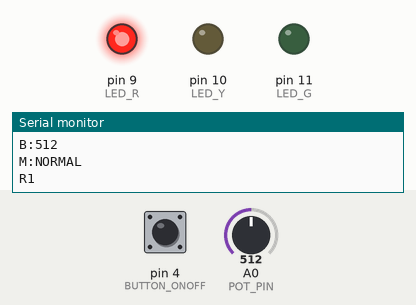
This program was run on a simulated Arduino Uno, built with avr-gcc and run on an emulated ATmega328P. Shown: output pins drawn as LEDs (lit = HIGH), the last lines printed to the serial monitor. Inputs (shaded band) come from the test bench; at power-on: A0 (POT_PIN) = 512, pin 4 (BUTTON_ONOFF) HIGH.

Above: at 1.2 s.
1.3 s: A0 (POT_PIN) set to 716
At 3.9 s:
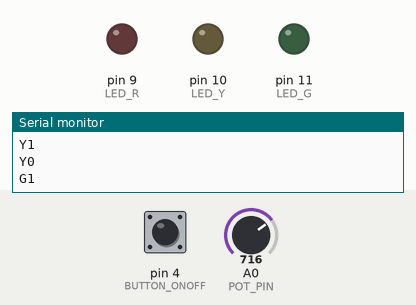
7.4 s: A0 (POT_PIN) set to 900
At 9.9 s:
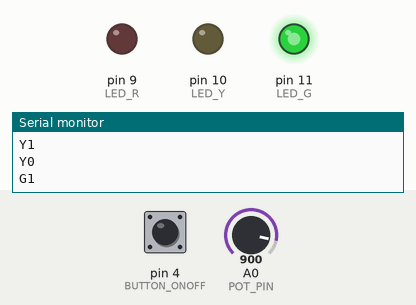
13.3 s: A0 (POT_PIN) set to 306
At 16.0 s:
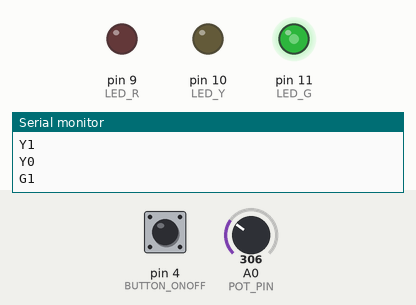
19.8 s: pin 4 (BUTTON_ONOFF) pulled LOW for 0.15 s
26.3 s: pin 4 (BUTTON_ONOFF) pulled LOW for 1 s
At 29.6 s:
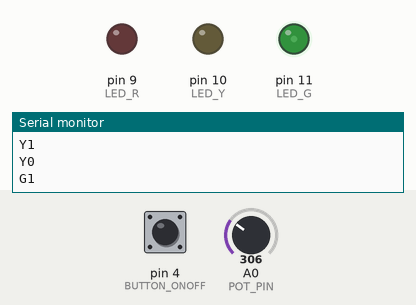
32.8 s: A0 (POT_PIN) set to 122
Timing chart, 0 to 40.1 s (numbered marks = the images above; inputs shaded):
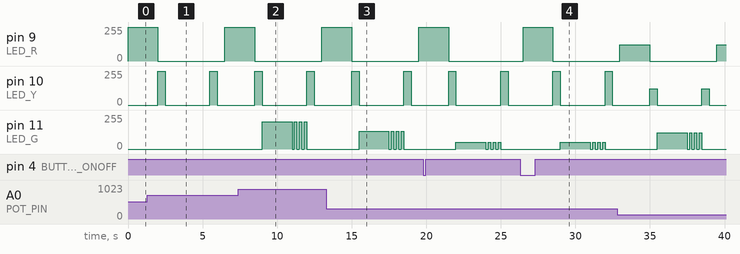

Measured:
- after the input at 26.3 s, pin 9 (LED_R): 0/255 → 255/255 after 0.19 s, → 0/255 2.0 s later; pin 10 (LED_Y): alternates 255/255 for 0.50 s and 0/255 for 3.0 s, starting after 2.2 s; pin 11 (LED_G): 0/255 → 50/255 after 2.7 s, then repeats every 0.33 s: 0/255 0.17 s, 50/255 0.17 s, until it stays 0/255 from 32.0 s
- by itself, pin 10 (LED_Y): alternates 255/255 for 0.50 s and 0/255 for 3.0 s

The program:

main.cpp
```cpp
// Arduino 라이브러리 포함 (기본 입출력 및 기타 함수 제공)
#include <Arduino.h>
// TaskScheduler 라이브러리 포함 (추후 태스크를 스케줄링할 때 사용)
#include <TaskScheduler.h>
// PinChangeInterrupt 라이브러리 포함 (핀 체인지 인터럽트를 사용하기 위함)
#include <PinChangeInterrupt.h>

// 스케줄러 객체 생성 (추후 여러 작업(task)을 동시에 실행할 필요가 있을 때 사용)
Scheduler runner;

// LED 핀 번호 설정
const int LED_R = 9;      // 빨간 LED가 연결된 핀 번호
const int LED_Y = 10;     // 노란 LED가 연결된 핀 번호
const int LED_G = 11;     // 초록 LED가 연결된 핀 번호
const int POT_PIN = A0;   // 아날로그 입력 핀 A0 (예: 가변저항, 밝기 센서 등 연결)

// 버튼 핀 번호 설정 (각 버튼은 내부 풀업(PULLUP) 저항 사용)
const int BUTTON_EMERGENCY = 2; // 비상(EMERGENCY) 모드 버튼 핀
const int BUTTON_BLINKING = 3;  // 깜빡임(BLINKING) 모드 버튼 핀
const int BUTTON_ONOFF = 4;     // 전원 ON/OFF 버튼 핀

// 함수 프로토타입 선언 (함수 정의가 loop() 아래에 있을 경우 미리 알려주기 위함)
void emergencyMode();    // 비상 모드로 전환하는 인터럽트 함수
void blinkingMode();     // 깜빡임 모드로 전환하는 인터럽트 함수
void onOffMode();        // 전원 ON/OFF 모드를 토글하는 인터럽트 함수
void serialEvent();      // 시리얼 통신으로 들어온 데이터를 처리하는 함수
void trafficLightCycle(); // 신호등(traffic light) 사이클을 실행하는 함수

// 모드 및 상태 변수 선언

// volatile 키워드는 인터럽트 서비스 루틴(ISR) 내에서 변경될 수 있음을 알림
volatile bool emergency = false; // 비상 모드 여부 (true: 비상, false: 아니면)
volatile bool blinking = false;  // 깜빡임 모드 여부 (true: 깜빡임, false: 아니면)
volatile bool onOff = true;      // 전원 ON 상태 여부 (true: ON, false: OFF)
volatile bool wasOff = false;    // 이전에 전원이 OFF였는지 여부 (LED 제어 복원 시 사용)

// 아날로그 센서 값 및 LED 지속시간 변수 선언
int brightness = 0;    // 밝기 값을 저장 (POT 값을 통해 읽음)
int timeR = 2000;      // 빨간 LED 점등 지속 시간 (밀리초)
int timeY = 500;       // 노란 LED 점등 지속 시간 (밀리초)
int timeG = 2000;      // 초록 LED 점등 지속 시간 (밀리초)
String mode = "NORMAL"; // 현재 모드를 나타내는 문자열 ("NORMAL", "EMERGENCY", "BLINKING", "OFF")

// setup() 함수: Arduino가 시작할 때 한 번 실행됨
void setup() {
  // 시리얼 통신 시작 (보드레이트 9600)
  Serial.begin(9600);

  // LED 핀들을 출력으로 설정
  pinMode(LED_R, OUTPUT);
  pinMode(LED_Y, OUTPUT);
  pinMode(LED_G, OUTPUT);
  // POT 핀은 입력으로 설정 (밝기 센서 또는 가변저항)
  pinMode(POT_PIN, INPUT);

  // 버튼 핀을 내부 풀업(PULLUP) 모드로 설정 (버튼 누를 때 LOW 신호 발생)
  pinMode(BUTTON_EMERGENCY, INPUT_PULLUP);
  pinMode(BUTTON_BLINKING, INPUT_PULLUP);
  pinMode(BUTTON_ONOFF, INPUT_PULLUP);

  // 각 버튼에 대해 핀체인지 인터럽트를 설정하여 버튼이 FALLING(누름) 신호 시 호출됨
  attachPCINT(digitalPinToPCINT(BUTTON_EMERGENCY), emergencyMode, FALLING);
  attachPCINT(digitalPinToPCINT(BUTTON_BLINKING), blinkingMode, FALLING);
  attachPCINT(digitalPinToPCINT(BUTTON_ONOFF), onOffMode, FALLING);
}

// loop() 함수: Arduino의 메인 루프, 계속해서 반복 실행됨
void loop() {
  // 시리얼 통신으로 들어온 데이터를 처리하는 함수 호출
  serialEvent();

  // 스케줄러가 등록된 태스크가 있다면 실행 (현재는 별도의 태스크는 없으나, 확장 가능)
  runner.execute();

  // 아날로그 입력(POT)을 읽어 밝기를 업데이트하고 시리얼로 전송
  brightness = analogRead(POT_PIN);
  Serial.print("B:");
  Serial.println(brightness);

  // 현재 모드 정보를 시리얼로 전송 ("M:" 뒤에 모드 문자열)
  Serial.print("M:");
  Serial.println(mode);

  // 전원(onOff) 상태에 따라 동작을 결정
  if (onOff) {
    // 만약 이전에 전원이 OFF였던 경우, OFF 상태에서 다시 ON 상태로 돌아오면 LED를 모두 끔
    if (wasOff) {
      wasOff = false;
      digitalWrite(LED_R, LOW);
      digitalWrite(LED_Y, LOW);
      digitalWrite(LED_G, LOW);
    }

    // 모드에 따른 LED 제어
    if (mode == "EMERGENCY") {
      // 비상 모드: 빨간 LED는 켜고, 노란 및 초록은 꺼짐
      digitalWrite(LED_R, HIGH);
      digitalWrite(LED_Y, LOW);
      digitalWrite(LED_G, LOW);
      // 시리얼 메시지로 LED on/off 상태 전송 ("R1": 빨간 LED 켜짐, "Y0", "G0": 해당 LED 끔)
      Serial.println("R1");
      Serial.println("Y0");
      Serial.println("G0");
    } else if (mode == "BLINKING") {
      // 깜빡임 모드: 모든 LED를 현재 상태의 반대로 토글함
      digitalWrite(LED_R, !digitalRead(LED_R));
      digitalWrite(LED_Y, !digitalRead(LED_Y));
      digitalWrite(LED_G, !digitalRead(LED_G));
      // 현재 LED 상태에 따라 시리얼 메시지 전송 ("R1" 또는 "R0", 등)
      Serial.println(digitalRead(LED_R) ? "R1" : "R0");
      Serial.println(digitalRead(LED_Y) ? "Y1" : "Y0");
      Serial.println(digitalRead(LED_G) ? "G1" : "G0");
      // 깜빡임 모드에서는 500ms 지연
      delay(500);
    } else {
      // NORMAL 모드: 기본 신호등 사이클 실행 (trafficLightCycle() 함수 호출)
      // p5.js에서 슬라이더 조절로 전달된 LED 지속시간(timeR, timeY, timeG)이 반영됨
      trafficLightCycle();
    }
  } else {
    // 전원이 OFF 상태인 경우: 모든 LED를 끄고 off 상태 메시지를 전송
    digitalWrite(LED_R, LOW);
    digitalWrite(LED_Y, LOW);
    digitalWrite(LED_G, LOW);
    Serial.println("R0");
    Serial.println("Y0");
    Serial.println("G0");
    wasOff = true; // OFF 상태임을 기록
  }

  // loop() 사이클 간 약간의 지연 (500ms)
  delay(500);
}

// trafficLightCycle() 함수: NORMAL 모드에서 신호등 사이클을 실행하는 함수
void trafficLightCycle() {
  // 빨간불 단계
  // 빨간 LED에 밝기 값을 적용하여 켜고, 시리얼로 "R1" 메시지 전송
  analogWrite(LED_R, brightness);
  Serial.println("R1");
  // 빨간 LED 점등 지속 시간 만큼 지연
  delay(timeR);
  // 빨간 LED 끄고, "R0" 메시지 전송
  analogWrite(LED_R, 0);
  Serial.println("R0");

  // 노란불 단계
  analogWrite(LED_Y, brightness);
  Serial.println("Y1");
  delay(timeY);
  analogWrite(LED_Y, 0);
  Serial.println("Y0");

  // 초록불 단계
  analogWrite(LED_G, brightness);
  Serial.println("G1");
  delay(timeG);

  // 초록 LED 깜빡임 단계: 3회 반복하여 깜빡임 효과 적용
  for (int i = 0; i < 3; i++) {
    analogWrite(LED_G, 0);
    Serial.println("G0");
    delay(166);
    analogWrite(LED_G, brightness);
    Serial.println("G1");
    delay(166);
  }
  // 깜빡임 후 초록 LED 끔
  analogWrite(LED_G, 0);
  Serial.println("G0");

  // 노란불 재점등 단계 (반복)
  analogWrite(LED_Y, brightness);
  Serial.println("Y1");
  delay(timeY);
  analogWrite(LED_Y, 0);
  Serial.println("Y0");
}

// emergencyMode() 함수: 버튼 인터럽트를 통해 비상 모드를 토글
void emergencyMode() {
  // emergency 플래그를 반전시킴
  emergency = !emergency;
  if (emergency) {
    // 비상 모드 활성화 시, 모드를 "EMERGENCY"로 설정하고 깜빡임은 해제
    mode = "EMERGENCY";
    blinking = false;
  } else {
    // 비상 모드 해제 시, 모드를 "NORMAL"로 복원
    mode = "NORMAL";
  }
}

// blinkingMode() 함수: 버튼 인터럽트를 통해 깜빡임 모드를 토글
void blinkingMode() {
  // blinking 플래그를 반전시킴
  blinking = !blinking;
  if (blinking) {
    // 깜빡임 모드 활성화 시, 모드를 "BLINKING"으로 설정하고 비상 모드는 해제
    mode = "BLINKING";
    emergency = false;
  } else {
    // 깜빡임 모드 해제 시, 모드를 "NORMAL"로 복원
    mode = "NORMAL";
  }
}

// onOffMode() 함수: 버튼 인터럽트를 통해 전원 ON/OFF 모드를 토글
void onOffMode() {
  // onOff 플래그를 반전시킴
  onOff = !onOff;
  if (!onOff) {
    // 전원 OFF 상태이면, 모드를 "OFF"로 설정
    mode = "OFF";
  } else {
    // 전원 ON 상태 복원 시, 비상 및 깜빡임 모드 해제하고 모드를 "NORMAL"로 설정
    emergency = false;
    blinking = false;
    mode = "NORMAL";
  }
}

// serialEvent() 함수: 시리얼 포트로 들어오는 데이터를 처리하는 함수
void serialEvent() {
  // 시리얼 버퍼에 데이터가 있으면 반복 처리
  while (Serial.available()) {
    // '\n' (줄바꿈 문자)까지의 문자열을 읽어옴
    String data = Serial.readStringUntil('\n');
    // 문자열 앞뒤의 공백 제거
    data.trim();

    // 데이터가 "B:"로 시작하면, POT(밝기) 값 업데이트
    if (data.startsWith("B:")) {
      brightness = data.substring(2).toInt();
    }
    // "R:"로 시작하면, 빨간 LED 지속시간 업데이트
    else if (data.startsWith("R:")) {
      timeR = data.substring(2).toInt();
    }
    // "Y:"로 시작하면, 노란 LED 지속시간 업데이트
    else if (data.startsWith("Y:")) {
      timeY = data.substring(2).toInt();
    }
    // "G:"로 시작하면, 초록 LED 지속시간 업데이트
    else if (data.startsWith("G:")) {
      timeG = data.substring(2).toInt();
    }
    // "MODE:"로 시작하면, 모드 전환 명령을 처리
    else if (data.startsWith("MODE:")) {
      // "MODE:" 이후의 문자열을 읽어 incomingMode 변수에 저장
      String incomingMode = data.substring(5);
      // 허용하는 모드("NORMAL", "EMERGENCY", "BLINKING", "OFF")인 경우에만 처리
      if (incomingMode == "NORMAL" || incomingMode == "EMERGENCY" || incomingMode == "BLINKING" || incomingMode == "OFF") {
        mode = incomingMode;
        // 각 모드에 따라 관련 플래그를 업데이트 (비상, 깜빡임, 전원 상태)
        emergency = (mode == "EMERGENCY");
        blinking = (mode == "BLINKING");
        onOff = (mode != "OFF");
      }
    }
  }
}
```
